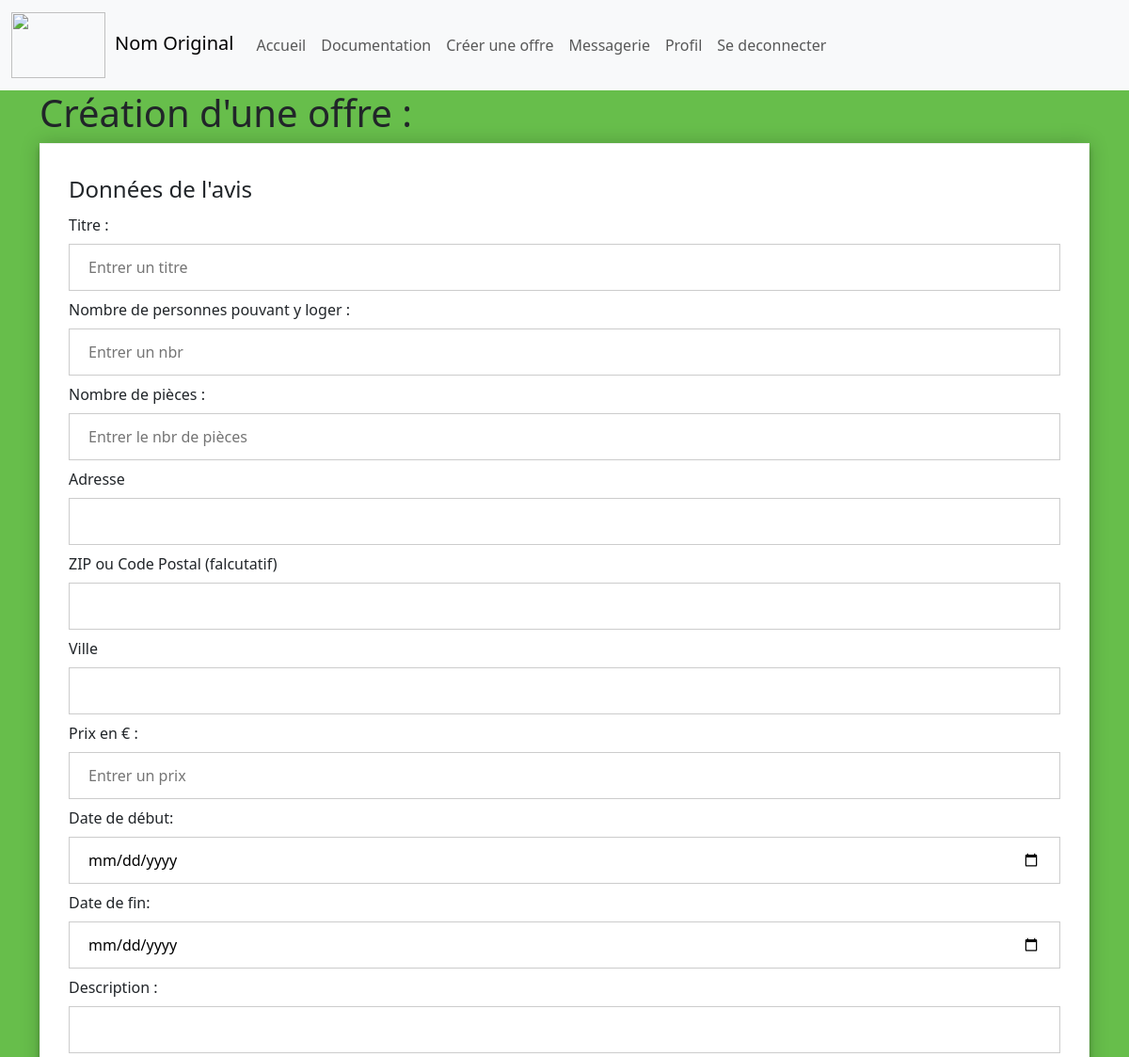
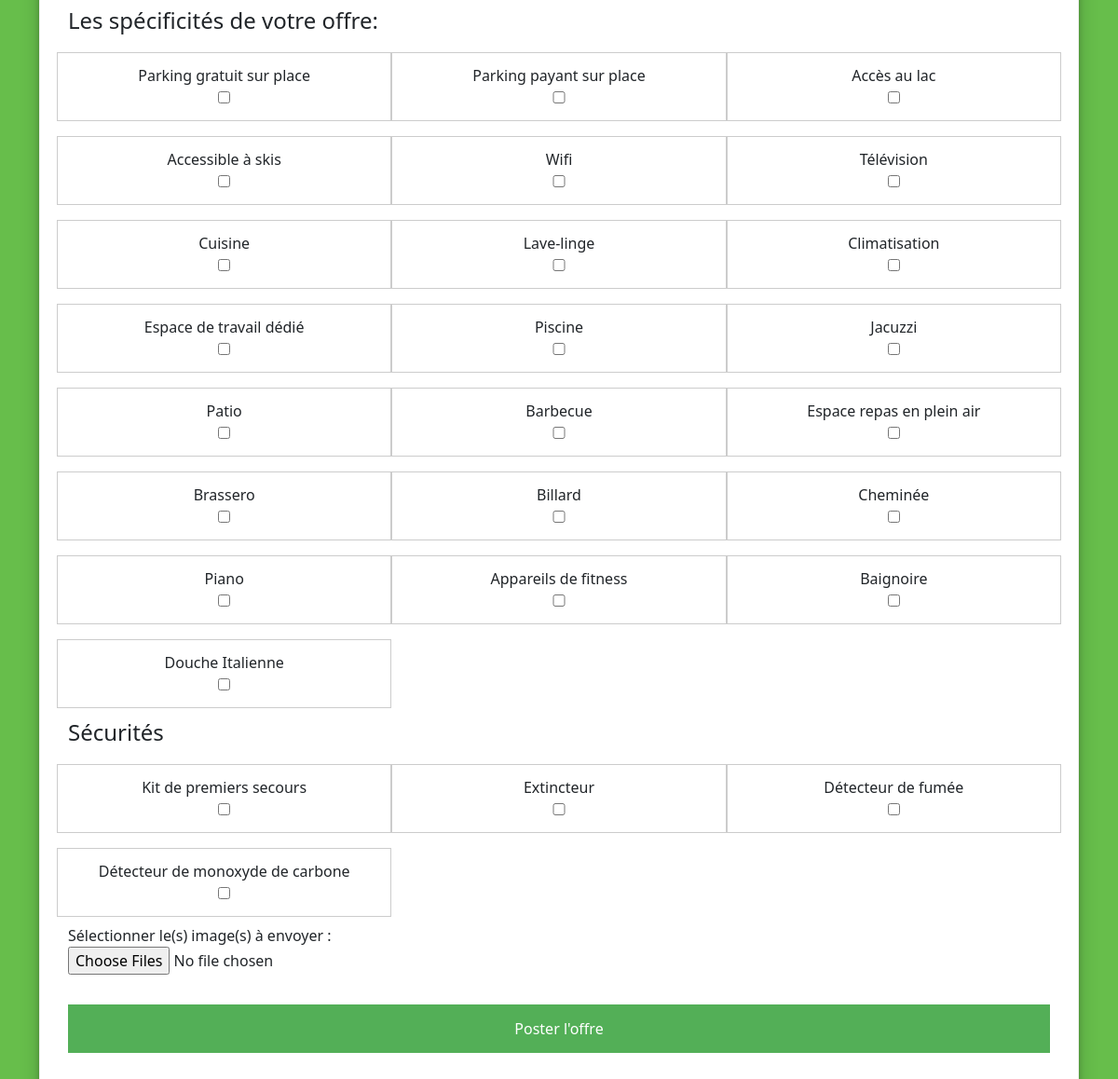
Screenshot of /index.php?page=creation (signed in) with the database file from the repository (2 pictures, top to bottom).
### tables this page shows
CREATE TABLE Agrements(
	id INT AUTO_INCREMENT,
	nom VARCHAR(64),
	icon VARCHAR(64),
	PRIMARY KEY (id)
);

### DAO/userDAO.php (called while the page is built, shortened)
<?php
class UserDAO{
	public static function getUsersById($id){
		$dtb = DatabaseLinker::getConnexion();
		$state = $dtb->prepare(<<<SQL
			SELECT *
			FROM users
			WHERE id = ?
			SQL);
		$state->execute(array($id));
		$data = $state->fetch();
		if($state->rowCount() > 0){
			$user = new User();
			$user->setId($data['id']);
			$user->setUsername($data['username']);
			$user->setPicture($data['picture']);
			$user->setNom($data['nom']);
			$user->setPrenom($data['prenom']);
			$user->setEmail($data['email']);
			$user->setId_role($data['id_role']);
			return $user;
		}
		return NULL;
	}
}

### DTO/userDTO.php (called while the page is built, shortened)
<?php
class User{
	private $picture;
	public function setId($id)
	{
		return $this;
	}
	public function setUsername($username)
	{
		return $this;
	}
	public function setNom($nom)
	{
		return $this;
	}
	public function setPrenom($prenom)
	{
		return $this;
	}
	public function setEmail($email)
	{
		return $this;
	}
	public function setId_role($id_role)
	{
		return $this;
	}
	public function getPicture()
	{
		return $this->picture;
	}
	public function setPicture($picture)
	{
		$this->picture = $picture;
		return $this;
	}
}

### pages/creation/ControllerCreation.php (called while the page is built, shortened)
<?php
class ControllerCreation
{
	function includeView($listAgrements)
	{
		$i = 0;
		include('creation.php');
	}
	function __construct()
	{
		$listAgrements = agrementDAO::getAgrements();
		$this->includeView($listAgrements);
	}
}

### tools/SuperController.php (called while the page is built, shortened)
<?php
class SuperController{
	public static function callPage($page) {
		new $controllerName;
	}
}

### DTO/agrementDTO.php (called while the page is built, shortened)
<?php
class Agrement{
	private $nom;
	public function getNom()
	{
		return $this->nom;
	}
	public function setNom($nom)
	{
		$this->nom = $nom;
		return $this;
	}
}

### DAO/agrementDAO.php (called while the page is built, shortened)
<?php
class agrementDAO{
	public static function getAgrements(){
		$dtb = DatabaseLinker::getConnexion();
		$state = $dtb->prepare(<<<SQL
			SELECT *
			FROM Agrements
			SQL);
		$state->execute();
		if($state->rowCount() > 0){
			$i=0;
			$listAgrement=array();
			while($data = $state->fetch()){
				$listAgrement[] = new Agrement();
				$listAgrement[$i]->setId($data['id']);
				$listAgrement[$i]->setNom($data['nom']);
				$i++;
			}
			return $listAgrement;
		}
		return NULL;
	}
}

### pages/creation/creation.php (the view, shortened to what this page needs)
<link rel="stylesheet" type="text/css" href="./pages/creation/assets/style.css" media="all" />
<article class="container">
	<header>
		<h1>Création d'une offre :</h1>
	</header>
	<form method="post" enctype="multipart/form-data" action="#">
		<fieldset>
			<legend>Données de l'avis</legend>
			<label for="titre">Titre :</label> <input placeholder="Entrer un titre" name="titre" type="text" id="titre" required /><br />
			<label for="nbr_personne">Nombre de personnes pouvant y loger :</label><input placeholder="Entrer un nbr" type="number" name="nbr_personne" id="nbr_personne" required /><br />
			<label for="nbr_pieces">Nombre de pièces :</label> <input placeholder="Entrer le nbr de pièces" name="nbr_pieces" type="number" id="nbr_pieces" required /><br />
			<label for="adresse">Adresse</label><input type="text" id="adresse" name="adresse" autocomplete="address" required enterkeyhint="next"></input>
			<label for="postal-code">ZIP ou Code Postal (falcutatif)</label><input class="postal-code" id="postal-code" name="postal-code" autocomplete="postal-code" enterkeyhint="next">
			<label for="ville">Ville</label><input required type="text" id="ville" name="ville" autocomplete="address-level2" enterkeyhint="next">
			<label for="prix">Prix en € :</label> <input placeholder="Entrer un prix" name="prix" type="number" id="prix" required /><br />
			<label for="date_début">Date de début:</label> <input type="date" id="date_début" name="date_début" value=""><br />
			<label for="date_fin">Date de fin:</label> <input type="date" id="date_fin" name="date_fin" value=""><br />
			<label for="descriptif">Description :</label> <input placeholder="" name="descriptif" type="text" id="descriptif" required /><br />
		</fieldset>
		<fieldset class="row">
			<legend>Les spécificités de votre offre:</legend>
			<?php foreach($listAgrements as $agrement) :
			$name=$agrement->getNom();
			if($i==22) : ?>
				<legend>Sécurités</legend>
			<?php endif; ?>
				<div class="col-md-6 col-lg-4 row checkbox">
				<label class="col-12 text-center" for="<?=$i?>"><?=$name?></label><input class="col-12" type="checkbox" id="<?=$name?>" name="agrement[]" value="<?=$i?>">
				</div>
			<?php $i++;
			endforeach; ?>
		</fieldset>
		<fieldset>
			<label for="photo">Sélectionner le(s) image(s) à envoyer : </label><br><input type="file" accept=".jpg, .jpeg, .png" onchange="handleFiles(files)" id="photo" name="photo[]" required multiple>
			<div><label for="upload"><span id="preview"></span></label></div>
		</fieldset>
		<p><input type="submit" value="Poster l'offre" /></p>
	</form>
</article>

### index.php (shortened to what this page needs)
<!DOCTYPE html>
<html lang="fr">
<head>
	<link rel="stylesheet" type="text/css" href="assets/style.css" media="all" />
	<link rel="stylesheet" type="text/css" href="/pages/<?=$page?>/assets/style.css" media="all" />
	<link href="https://cdn.jsdelivr.net/npm/bootstrap@5.3.0-alpha3/dist/css/bootstrap.min.css" rel="stylesheet">
</head>
<body>
<?php
	include("tools/DatabaseLinker.php");
	include("tools/SuperController.php");
	include("DAO/agrementDAO.php");
	include("DTO/agrementDTO.php");
	include("DAO/userDAO.php");
	include("DTO/userDTO.php");
?>
<nav class="navbar sticky-top navbar-expand-md navbar-light bg-light">
	<div class="container-fluid">
	<a class="navbar-brand" href="#">
	<?php
	if(isset($_SESSION['id'])){
		$user = UserDAO::getUsersById($_SESSION['id']);
		echo '<img class="icon" src="pages/connexion/assets/images/'.$user->getPicture().'" width="100" height="70" alt="">Nom Original</a>';
	}
	else{
		echo '<img class="icon" src="#" width="100" height="70" alt="">Nom Original</a>';
	}
	?>
	<div class="collapse navbar-collapse " id="navbarTogglerDemo01">
		<ul class="navbar-nav mb-2 mb-lg-0 align-items-center">
			<li class="nav-item">
			<a class="nav-link" href="index.php">Accueil</a>
			</li>
			<li>
			<a class="nav-link" onclick="window.open('./documentation/doc.pdf', '_blank');">Documentation</a>
			</li>
			<li class="nav-item">
			<a class="nav-link" href="index.php?page=creation">Créer une offre</a>
			</li>
			<?php
			if(isset($_SESSION['id'])):?>
			<li class="nav-item">
			<a class="nav-link" href="index.php?page=Messagerie">Messagerie</a>
			</li>
			<li class="nav-item">
			<a class="nav-link" href="index.php?page=profil">Profil</a>
			</li>
			<li class="nav-item">
			<a class="nav-link" href="index.php?page=deconnexion">Se deconnecter</a>
			</li>
			<?php endif;?>
		</ul>
	</div>
	</div>
</nav>
<?php
	$page = "accueil";
	if(!empty($_GET['page'])) {
		$page = $_GET['page'];
	}
	SuperController::callPage($page);
?>
</body>
</html>

### assets/style.css (style rules this page uses)
.icon { margin-right: 10px; }

### pages/creation/assets/style.css (style rules this page uses)
body { background: #67BE4B; height: 100%; }
form { width: 100%; padding: 30px; border: 1px solid #f1f1f1; background: #fff; box-shadow: 0 0 20px 0 rgba(0, 0, 0, 0.2), 0 5px 5px 0 rgba(0, 0, 0, 0.24); }
input[type=text], input[type=password], input[type=number], input[type=date], .postal-code { width: 100%; padding: 12px 20px; margin: 8px 0; display: inline-block; border: 1px solid #ccc; box-sizing: border-box; }
.checkbox { padding: 12px 20px; margin: 8px 0; display: inline-block; border: 1px solid #ccc; box-sizing: border-box; }
input[type=submit] { background-color: #53af57; color: white; padding: 14px 20px; margin: 8px 0; border: none; cursor: pointer; width: 100%; }

### rows the page displays
agrements: nom "Parking gratuit sur place"
agrements: nom "Parking payant sur place"
agrements: nom "Accès au lac"
agrements: nom "Accessible à skis"
agrements: nom "Wifi"
agrements: nom "Télévision"
agrements: nom "Cuisine"
agrements: nom "Lave-linge"
agrements: nom "Climatisation"
agrements: nom "Espace de travail dédié"
agrements: nom "Piscine"
agrements: nom "Jacuzzi"
agrements: nom "Patio"
agrements: nom "Barbecue"
agrements: nom "Espace repas en plein air"
agrements: nom "Brassero"
agrements: nom "Billard"
agrements: nom "Cheminée"
agrements: nom "Piano"
agrements: nom "Appareils de fitness"
agrements: nom "Baignoire"
agrements: nom "Douche Italienne"
agrements: shows "Sécurités", nom "Kit de premiers secours"
agrements: nom "Extincteur"
agrements: nom "Détecteur de fumée"
agrements: nom "Détecteur de monoxyde de carbone"
